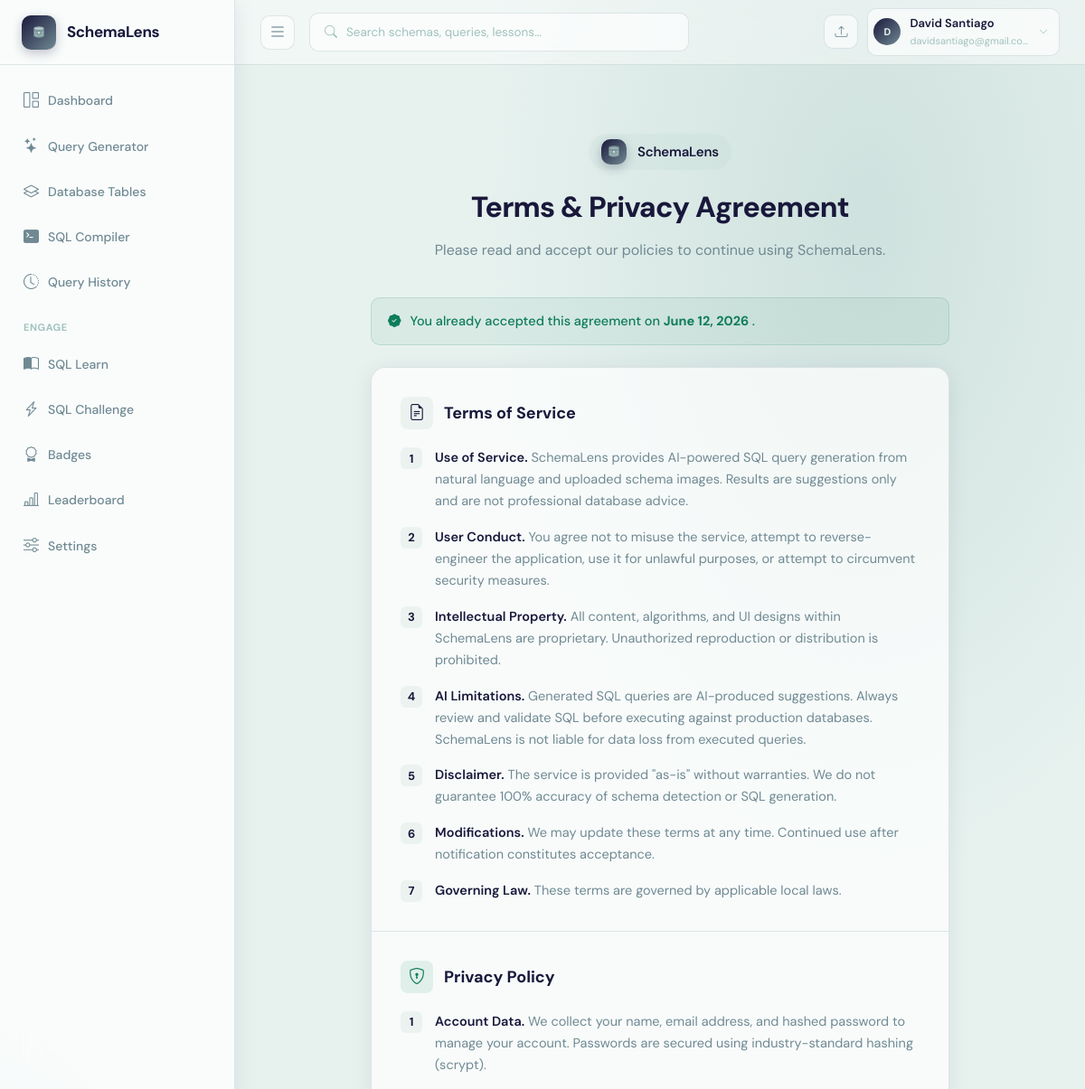
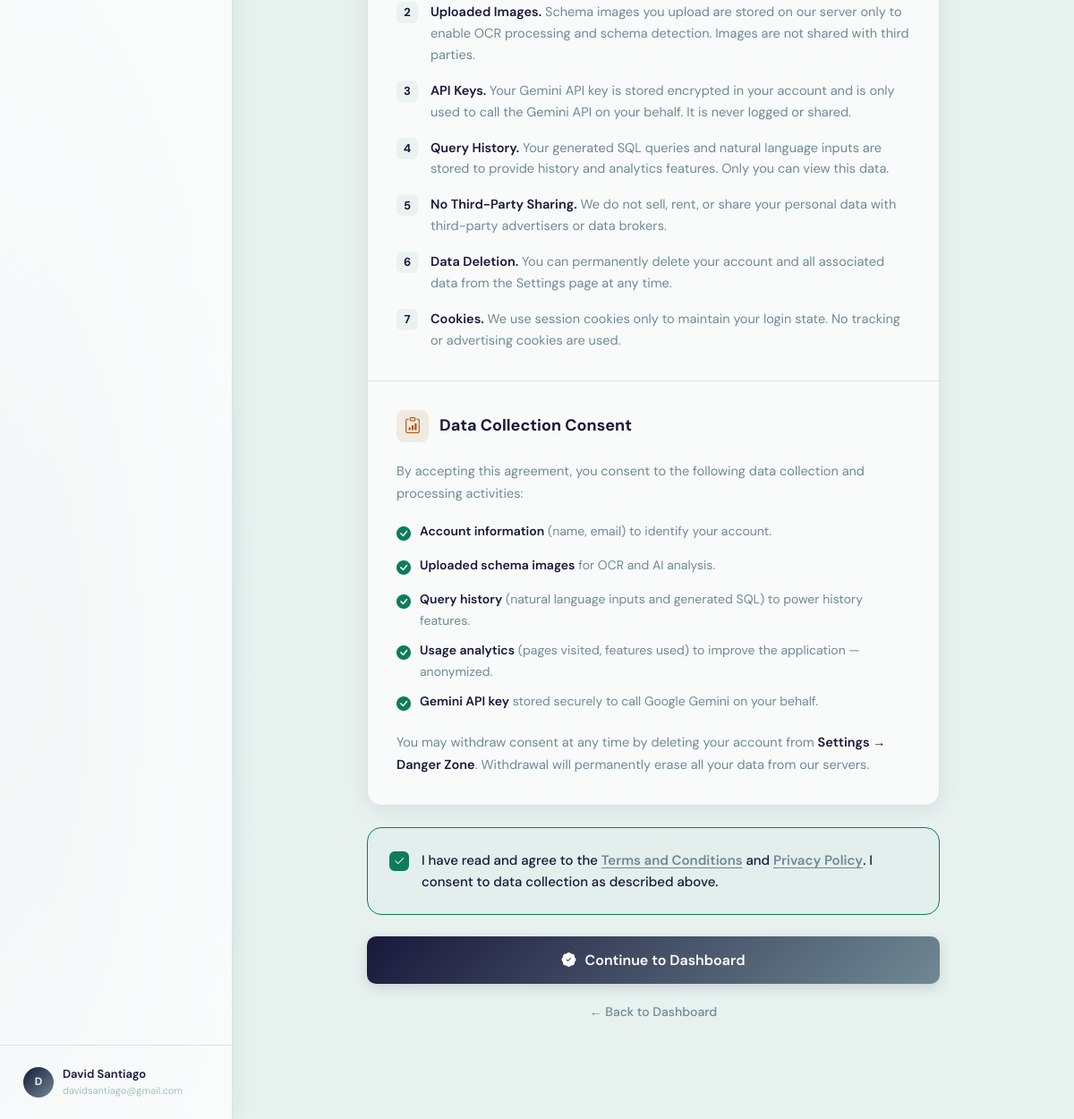
/agreement (signed in), run on the app's committed database (2 pictures, top to bottom).
### app.py (models this page shows)
class User(UserMixin, db.Model):
    __tablename__ = "users"
    id           = db.Column(db.Integer, primary_key=True)
    name         = db.Column(db.String(120), nullable=False)
    email        = db.Column(db.String(200), unique=True, nullable=False)
    password     = db.Column(db.String(256), nullable=False)
    company      = db.Column(db.String(120), default="")
    role         = db.Column(db.String(80), default="")
    gemini_key   = db.Column(db.String(256), default="")
    last_active   = db.Column(db.DateTime, nullable=True)
    streak_days  = db.Column(db.Integer, default=0)
    created_at   = db.Column(db.DateTime, default=datetime.datetime.utcnow)
    agreement_accepted = db.Column(db.Boolean, default=False)
    agreement_accepted_at = db.Column(db.DateTime, nullable=True)
    schemas      = db.relationship("SchemaUpload", backref="owner", lazy=True,
                                   cascade="all, delete-orphan")
    queries      = db.relationship("QueryHistory", backref="owner", lazy=True,
                                   cascade="all, delete-orphan")
    badges       = db.relationship("UserBadge", backref="user", lazy=True,
                                   cascade="all, delete-orphan")
    challenges   = db.relationship("ChallengeAttempt", backref="user", lazy=True,
                                   cascade="all, delete-orphan")

### app.py (the view)
@app.route("/agreement")
def agreement_page():
    return render_template("agreement.html")

### templates/agreement.html (shortened to what this page needs)
{% extends "base.html" %}
{% block content %}
<div class="ag-wrap fade-in">
  <div class="ag-hero">
    <div class="logo-row">
      <div class="logo-icon">
      </div>
      <span class="logo-text">SchemaLens</span>
    </div>
    <h1>Terms &amp; Privacy Agreement</h1>
    <p>Please read and accept our policies to continue using SchemaLens.</p>
  </div>
  {% if current_user.agreement_accepted %}
  <div class="already-accepted">
    <i class="bi bi-patch-check-fill"></i>
    <span>
      You already accepted this agreement on
      <strong>
        {% if current_user.agreement_accepted_at %}
          {{ current_user.agreement_accepted_at.strftime('%B %d, %Y') }}
        {% else %}
          a previous session
        {% endif %}
      </strong>.
    </span>
  </div>
  {% endif %}
  <div class="policy-card">
    <div class="policy-section">
      <div class="policy-section-title">
        <div class="icon" style="background: rgba(161,194,189,0.15); color: var(--primary);">
          <i class="bi bi-file-earmark-text"></i>
        </div>
        Terms of Service
      </div>
      <ol class="policy-list">
        <li><div class="num">1</div><span><strong>Use of Service.</strong> SchemaLens provides AI-powered SQL query generation from natural language and uploaded schema images. Results are suggestions only and are not professional database advice.</span></li>
        <li><div class="num">2</div><span><strong>User Conduct.</strong> You agree not to misuse the service, attempt to reverse-engineer the application, use it for unlawful purposes, or attempt to circumvent security measures.</span></li>
        <li><div class="num">3</div><span><strong>Intellectual Property.</strong> All content, algorithms, and UI designs within SchemaLens are proprietary. Unauthorized reproduction or distribution is prohibited.</span></li>
        <li><div class="num">4</div><span><strong>AI Limitations.</strong> Generated SQL queries are AI-produced suggestions. Always review and validate SQL before executing against production databases. SchemaLens is not liable for data loss from executed queries.</span></li>
        <li><div class="num">5</div><span><strong>Disclaimer.</strong> The service is provided "as-is" without warranties. We do not guarantee 100% accuracy of schema detection or SQL generation.</span></li>
        <li><div class="num">6</div><span><strong>Modifications.</strong> We may update these terms at any time. Continued use after notification constitutes acceptance.</span></li>
        <li><div class="num">7</div><span><strong>Governing Law.</strong> These terms are governed by applicable local laws.</span></li>
      </ol>
    </div>
    <div class="policy-section">
      <div class="policy-section-title">
        <div class="icon" style="background: rgba(14,124,90,0.1); color: var(--success);">
          <i class="bi bi-shield-lock"></i>
        </div>
        Privacy Policy
      </div>
      <ol class="policy-list">
        <li><div class="num">1</div><span><strong>Account Data.</strong> We collect your name, email address, and hashed password to manage your account. Passwords are secured using industry-standard hashing (scrypt).</span></li>
        <li><div class="num">2</div><span><strong>Uploaded Images.</strong> Schema images you upload are stored on our server only to enable OCR processing and schema detection. Images are not shared with third parties.</span></li>
        <li><div class="num">3</div><span><strong>API Keys.</strong> Your Gemini API key is stored encrypted in your account and is only used to call the Gemini API on your behalf. It is never logged or shared.</span></li>
        <li><div class="num">4</div><span><strong>Query History.</strong> Your generated SQL queries and natural language inputs are stored to provide history and analytics features. Only you can view this data.</span></li>
        <li><div class="num">5</div><span><strong>No Third-Party Sharing.</strong> We do not sell, rent, or share your personal data with third-party advertisers or data brokers.</span></li>
        <li><div class="num">6</div><span><strong>Data Deletion.</strong> You can permanently delete your account and all associated data from the Settings page at any time.</span></li>
        <li><div class="num">7</div><span><strong>Cookies.</strong> We use session cookies only to maintain your login state. No tracking or advertising cookies are used.</span></li>
      </ol>
    </div>
    <div class="policy-section">
      <div class="policy-section-title">
        <div class="icon" style="background: rgba(180,83,9,0.1); color: var(--warning);">
          <i class="bi bi-clipboard-data"></i>
        </div>
        Data Collection Consent
      </div>
      <div class="policy-text">
        <p>By accepting this agreement, you consent to the following data collection and processing activities:</p>
        <ul class="consent-bullets">
          <li><i class="bi bi-check-circle-fill"></i><span><strong>Account information</strong> (name, email) to identify your account.</span></li>
          <li><i class="bi bi-check-circle-fill"></i><span><strong>Uploaded schema images</strong> for OCR and AI analysis.</span></li>
          <li><i class="bi bi-check-circle-fill"></i><span><strong>Query history</strong> (natural language inputs and generated SQL) to power history features.</span></li>
          <li><i class="bi bi-check-circle-fill"></i><span><strong>Usage analytics</strong> (pages visited, features used) to improve the application — anonymized.</span></li>
          <li><i class="bi bi-check-circle-fill"></i><span><strong>Gemini API key</strong> stored securely to call Google Gemini on your behalf.</span></li>
        </ul>
        <p>You may withdraw consent at any time by deleting your account from <strong>Settings → Danger Zone</strong>. Withdrawal will permanently erase all your data from our servers.</p>
      </div>
    </div>
  </div><div class="agree-box" id="agreeBox">
    <label class="agree-checkbox-row" id="agreeLabel">
      <div class="agree-checkbox" id="agreeCheck">
        <i class="bi bi-check2"></i>
      </div>
      <span class="agree-label">
        I have read and agree to the <a href="#" class="policy-link">Terms and Conditions</a>
        and <a href="#" class="policy-link">Privacy Policy</a>. I consent to data collection
        as described above.
      </span>
    </label>
  </div>
  <form method="POST" action="{{ url_for('accept_agreement') }}" id="agreeForm" data-agreed="{{ 'true' if current_user.agreement_accepted else 'false' }}">
    <button type="submit" class="agree-btn" id="agreeBtn" {% if not current_user.agreement_accepted %}disabled{% endif %}>
      <i class="bi bi-patch-check-fill"></i>
      <span>{% if current_user.agreement_accepted %}Continue to Dashboard{% else %}I Agree &amp; Continue{% endif %}</span>
    </button>
  </form>
  {% if current_user.agreement_accepted %}
  <div style="text-align:center; margin-top:20px;">
    <a href="{{ url_for('dashboard') }}" style="font-size:14px; color:var(--text-soft); text-decoration:none; font-weight:500;">
      &larr; Back to Dashboard
    </a>
  </div>
  {% endif %}
</div>
{% endblock %}

### templates/base.html (shortened to what this page needs)
<!DOCTYPE html>
<html lang="en">
<head>
  <link href="https://cdn.jsdelivr.net/npm/bootstrap-icons@1.11.3/font/bootstrap-icons.css" rel="stylesheet">
  <link rel="stylesheet" href="https://cdnjs.cloudflare.com/ajax/libs/highlight.js/11.9.0/styles/github-dark.min.css">
</head>
<body>
{% if current_user.is_authenticated %}
<aside class="sidebar" id="appSidebar" aria-label="Main Navigation">
  <div class="sidebar-logo">
    <a href="{{ url_for('dashboard') }}">
      <div class="logo-icon">
      </div>
      <span class="logo-text">SchemaLens</span>
    </a>
  </div>
  <nav class="sidebar-nav">
    <a href="{{ url_for('dashboard') }}" class="nav-item {% if request.endpoint=='dashboard' %}active{% endif %}">
      <i class="bi bi-grid-1x2" aria-hidden="true"></i> <span>Dashboard</span>
    </a>
    <a href="{{ url_for('query_page') }}" class="nav-item {% if request.endpoint=='query_page' %}active{% endif %}">
      <i class="bi bi-stars" aria-hidden="true"></i> <span>Query Generator</span>
    </a>
    <a href="{{ url_for('schemas') }}" class="nav-item {% if request.endpoint in ['schemas','schema_detail'] %}active{% endif %}">
      <i class="bi bi-layers" aria-hidden="true"></i> <span>Database Tables</span>
    </a>
    <a href="{{ url_for('sql_compiler') }}" class="nav-item {% if request.endpoint=='sql_compiler' %}active{% endif %}">
      <i class="bi bi-terminal-fill" aria-hidden="true"></i> <span>SQL Compiler</span>
    </a>
    <a href="{{ url_for('history') }}" class="nav-item {% if request.endpoint=='history' %}active{% endif %}">
      <i class="bi bi-clock-history" aria-hidden="true"></i> <span>Query History</span>
    </a>
    <div class="nav-section">Engage</div>
       <a href="{{ url_for('learn') }}" class="nav-item {% if request.endpoint=='learn' %}active{% endif %}">
      <i class="bi bi-book-half" aria-hidden="true"></i> <span>SQL Learn</span>
    </a>
    <a href="{{ url_for('challenge_page') }}" class="nav-item {% if request.endpoint=='challenge_page' %}active{% endif %}">
      <i class="bi bi-lightning-charge" aria-hidden="true"></i> <span>SQL Challenge</span>
    </a>
    <a href="{{ url_for('badges_page') }}"    class="nav-item {% if request.endpoint=='badges_page' %}active{% endif %}">
      <i class="bi bi-award" aria-hidden="true"></i> <span>Badges</span>
    </a>
    <a href="{{ url_for('leaderboard') }}"    class="nav-item {% if request.endpoint=='leaderboard' %}active{% endif %}">
      <i class="bi bi-bar-chart-line" aria-hidden="true"></i> <span>Leaderboard</span>
    </a>
    <a href="{{ url_for('settings') }}" class="nav-item {% if request.endpoint=='settings' %}active{% endif %}">
      <i class="bi bi-sliders" aria-hidden="true"></i> <span>Settings</span>
    </a>
  </nav>
  <div class="sidebar-footer">
   <a href="{{ url_for('settings')}}" class="user-dropdown-wrapper" style="text-decoration: none; color: inherit;" aria-haspopup="true" aria-label="User Profile and Settings">
      <div class="user-row" tabindex="0" aria-label="User Profile Summary">
        <div class="user-avatar">{{ current_user.name[0].upper() }}</div>
        <div>
          <div class="user-name">{{ current_user.name }}</div>
          <div class="user-email">{{ current_user.email[:26] }}{% if current_user.email|length > 26 %}…{% endif %}</div>
        </div>
      </div>
    </a>
  </div>
</aside>
<header class="topbar">
  <button class="icon-btn" id="sidebarToggleBtn" onclick="toggleSidebar()" aria-label="Toggle Sidebar" aria-controls="appSidebar">
    <i class="bi bi-list" style="font-size: 20px;"></i>
  </button>
<div class="search-box" style="position:relative;" id="searchBoxWrapper">
    <i class="bi bi-search" aria-hidden="true" id="searchIcon"></i>
    <input
      type="text"
      id="globalSearchInput"
      placeholder="Search schemas, queries, lessons…"
      autocomplete="off"
      autocorrect="off"
      spellcheck="false"
      aria-label="Global Search"
      aria-autocomplete="list"
      aria-controls="searchDropdown"
      aria-expanded="false"
      role="combobox"
    >
  </div>
  <div class="topbar-right">
    <a href="{{ url_for('schemas') }}" class="icon-btn" title="Upload Schema" aria-label="Upload Schema"><i class="bi bi-upload"></i></a>
    <div class="user-dropdown-wrapper">
      <div class="topbar-user" id="topbarUserBtn" tabindex="0" role="button" aria-haspopup="true" aria-expanded="false" aria-label="User Menu">
        <div class="user-avatar" style="width:30px;height:30px;font-size:11px;">{{ current_user.name[0].upper() }}</div>
        <div>
          <div class="name">{{ current_user.name }}</div>
          <div class="email">{{ current_user.email[:22] }}{% if current_user.email|length>22 %}…{% endif %}</div>
        </div>
        <i class="bi bi-chevron-down" style="font-size:10px;color:var(--text-xs);margin-left:2px;" aria-hidden="true"></i>
      </div>
    </div>
  </div>
</header>
<div class="main">
  <div class="page">
    {% block content %}{% endblock %}
  </div>
</div>
{% else %}
{% block auth_content %}{% endblock %}
{% endif %}
</body>
</html>

### data on the page
User: name "D", name "David Santiago", email "davidsantiago@gmail.com", email "davidsantiago@gmail.co", agreement_accepted_at "June 12, 2026"
